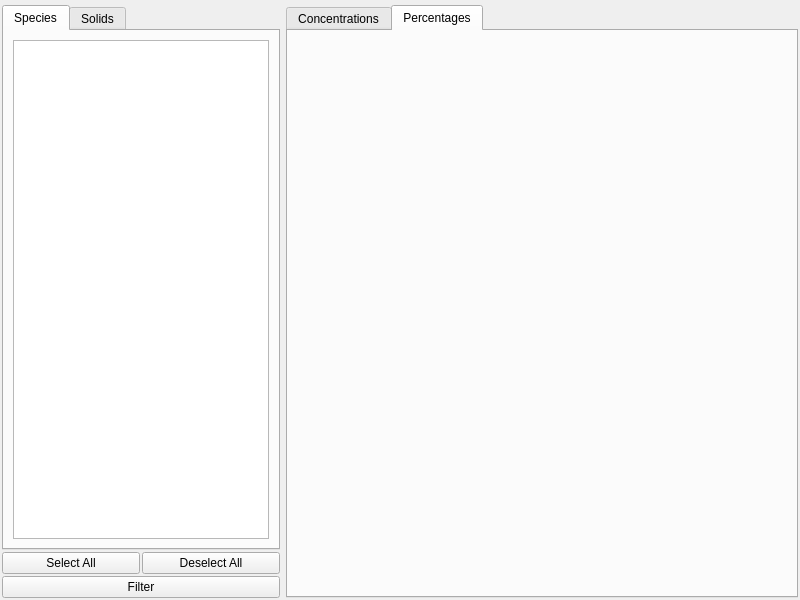
<?xml version="1.0" encoding="UTF-8"?>
<ui version="4.0">
 <class>PlotWindow</class>
 <widget class="QMainWindow" name="PlotWindow">
  <property name="geometry">
   <rect>
    <x>0</x>
    <y>0</y>
    <width>800</width>
    <height>600</height>
   </rect>
  </property>
  <property name="minimumSize">
   <size>
    <width>800</width>
    <height>600</height>
   </size>
  </property>
  <property name="windowTitle">
   <string>Export Plot</string>
  </property>
  <widget class="QWidget" name="centralwidget">
   <layout class="QHBoxLayout" name="horizontalLayout" stretch="0,1">
    <property name="leftMargin">
     <number>2</number>
    </property>
    <property name="topMargin">
     <number>5</number>
    </property>
    <property name="rightMargin">
     <number>2</number>
    </property>
    <property name="bottomMargin">
     <number>2</number>
    </property>
    <item>
     <widget class="QWidget" name="widget" native="true">
      <property name="sizePolicy">
       <sizepolicy hsizetype="Maximum" vsizetype="Preferred">
        <horstretch>0</horstretch>
        <verstretch>0</verstretch>
       </sizepolicy>
      </property>
      <layout class="QVBoxLayout" name="verticalLayout">
       <property name="leftMargin">
        <number>0</number>
       </property>
       <property name="topMargin">
        <number>0</number>
       </property>
       <property name="rightMargin">
        <number>0</number>
       </property>
       <property name="bottomMargin">
        <number>0</number>
       </property>
       <item>
        <widget class="QWidget" name="widget_2" native="true">
         <layout class="QGridLayout" name="gridLayout">
          <property name="leftMargin">
           <number>0</number>
          </property>
          <property name="topMargin">
           <number>0</number>
          </property>
          <property name="rightMargin">
           <number>0</number>
          </property>
          <property name="bottomMargin">
           <number>0</number>
          </property>
          <property name="spacing">
           <number>2</number>
          </property>
          <item row="1" column="1">
           <widget class="QPushButton" name="deselect_all">
            <property name="text">
             <string>Deselect All</string>
            </property>
           </widget>
          </item>
          <item row="2" column="0" colspan="2">
           <widget class="QPushButton" name="filter">
            <property name="text">
             <string>Filter</string>
            </property>
           </widget>
          </item>
          <item row="1" column="0">
           <widget class="QPushButton" name="select_all">
            <property name="text">
             <string>Select All</string>
            </property>
           </widget>
          </item>
          <item row="0" column="0" colspan="2">
           <widget class="QTabWidget" name="tabWidget_2">
            <property name="enabled">
             <bool>true</bool>
            </property>
            <property name="sizePolicy">
             <sizepolicy hsizetype="Expanding" vsizetype="Expanding">
              <horstretch>0</horstretch>
              <verstretch>0</verstretch>
             </sizepolicy>
            </property>
            <property name="currentIndex">
             <number>0</number>
            </property>
            <widget class="QWidget" name="species">
             <attribute name="title">
              <string>Species</string>
             </attribute>
             <layout class="QHBoxLayout" name="horizontalLayout_4">
              <item>
               <widget class="QTableView" name="speciesView">
                <property name="sizePolicy">
                 <sizepolicy hsizetype="Minimum" vsizetype="Expanding">
                  <horstretch>0</horstretch>
                  <verstretch>0</verstretch>
                 </sizepolicy>
                </property>
                <property name="alternatingRowColors">
                 <bool>true</bool>
                </property>
                <attribute name="horizontalHeaderVisible">
                 <bool>false</bool>
                </attribute>
               </widget>
              </item>
             </layout>
            </widget>
            <widget class="QWidget" name="solids">
             <attribute name="title">
              <string>Solids</string>
             </attribute>
             <layout class="QHBoxLayout" name="horizontalLayout_3">
              <item>
               <widget class="QTableView" name="solidsView">
                <property name="sizePolicy">
                 <sizepolicy hsizetype="Minimum" vsizetype="Expanding">
                  <horstretch>0</horstretch>
                  <verstretch>0</verstretch>
                 </sizepolicy>
                </property>
                <property name="alternatingRowColors">
                 <bool>true</bool>
                </property>
                <attribute name="horizontalHeaderVisible">
                 <bool>false</bool>
                </attribute>
               </widget>
              </item>
             </layout>
            </widget>
           </widget>
          </item>
         </layout>
        </widget>
       </item>
      </layout>
     </widget>
    </item>
    <item>
     <widget class="QTabWidget" name="tabWidget">
      <property name="currentIndex">
       <number>1</number>
      </property>
      <widget class="QWidget" name="conc_tab">
       <attribute name="title">
        <string>Concentrations</string>
       </attribute>
       <layout class="QHBoxLayout" name="horizontalLayout_2">
        <property name="leftMargin">
         <number>1</number>
        </property>
        <property name="topMargin">
         <number>1</number>
        </property>
        <property name="rightMargin">
         <number>1</number>
        </property>
        <property name="bottomMargin">
         <number>1</number>
        </property>
        <item>
         <widget class="PlotWidget" name="conc_graph" native="true"/>
        </item>
       </layout>
      </widget>
      <widget class="QWidget" name="perc_tab">
       <attribute name="title">
        <string>Percentages</string>
       </attribute>
       <layout class="QVBoxLayout" name="verticalLayout_2" stretch="1">
        <property name="leftMargin">
         <number>1</number>
        </property>
        <property name="topMargin">
         <number>1</number>
        </property>
        <property name="rightMargin">
         <number>1</number>
        </property>
        <property name="bottomMargin">
         <number>1</number>
        </property>
        <item>
         <widget class="PlotWidget" name="perc_graph" native="true"/>
        </item>
       </layout>
      </widget>
     </widget>
    </item>
   </layout>
  </widget>
 </widget>
 <customwidgets>
  <customwidget>
   <class>PlotWidget</class>
   <extends>QWidget</extends>
   <header>pyqtgraph</header>
   <container>1</container>
  </customwidget>
 </customwidgets>
 <resources/>
 <connections>
  <connection>
   <sender>deselect_all</sender>
   <signal>clicked()</signal>
   <receiver>PlotWindow</receiver>
   <slot>deselectAll()</slot>
   <hints>
    <hint type="sourcelabel">
     <x>200</x>
     <y>544</y>
    </hint>
    <hint type="destinationlabel">
     <x>-2</x>
     <y>542</y>
    </hint>
   </hints>
  </connection>
  <connection>
   <sender>select_all</sender>
   <signal>clicked()</signal>
   <receiver>PlotWindow</receiver>
   <slot>selectAll()</slot>
   <hints>
    <hint type="sourcelabel">
     <x>61</x>
     <y>544</y>
    </hint>
    <hint type="destinationlabel">
     <x>-1</x>
     <y>566</y>
    </hint>
   </hints>
  </connection>
  <connection>
   <sender>filter</sender>
   <signal>clicked()</signal>
   <receiver>PlotWindow</receiver>
   <slot>filterSpecies()</slot>
   <hints>
    <hint type="sourcelabel">
     <x>148</x>
     <y>599</y>
    </hint>
    <hint type="destinationlabel">
     <x>-3</x>
     <y>449</y>
    </hint>
   </hints>
  </connection>
 </connections>
 <slots>
  <slot>selectAll()</slot>
  <slot>deselectAll()</slot>
  <slot>filterSpecies()</slot>
 </slots>
</ui>
